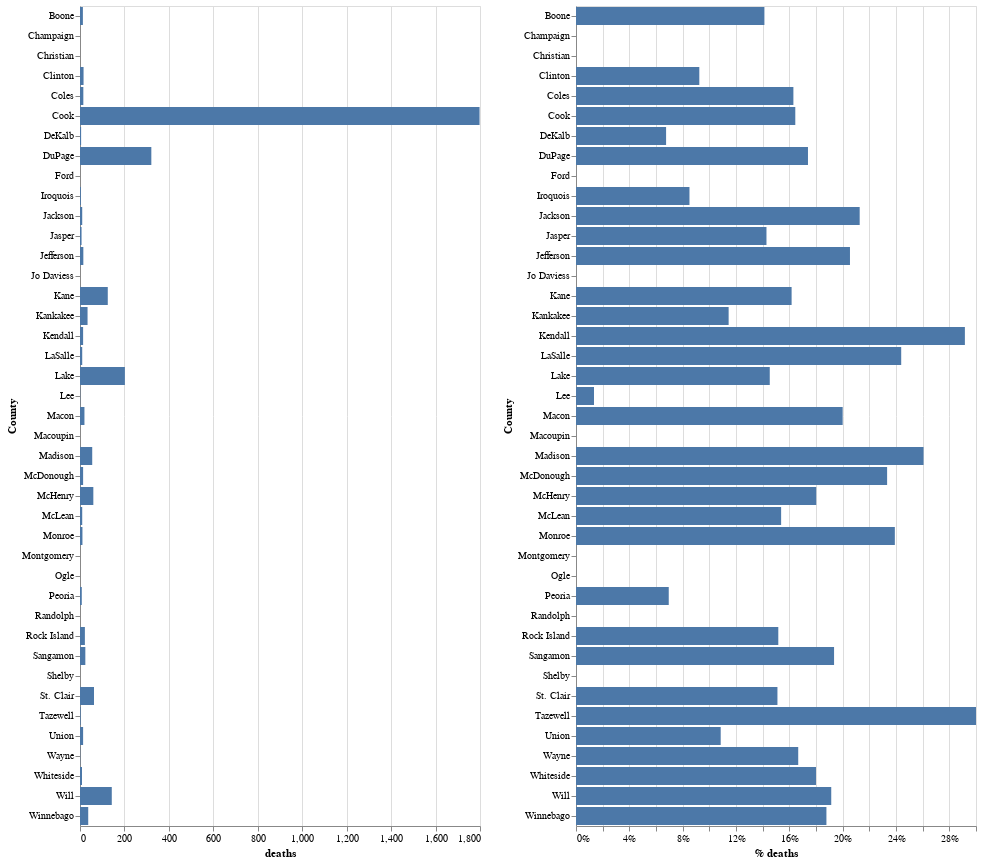

Notebook code for this chart:
### Code cell
import altair as alt
from vega_datasets import data
df1=df_county.sort_values(by=['deaths'], ascending=False).reset_index()
cols = ['Deaths Non LTC', 'LTC Deaths']
cols = ['LTC Deaths', 'Deaths Non LTC']


chart1 = alt.Chart(df_county.sort_values(by=['deaths'], ascending=False).reset_index()).mark_bar().encode(
    x='deaths:Q',
    y=alt.Y('County:O'),
    tooltip=['County', 'deaths', 'confirmed_cases', '% deaths']
)
chart2=chart1.encode(x=alt.X('% deaths', axis=alt.Axis(format='%')))
#chart2=chart1.encode(x=alt.X('% deaths'))


chart1 | chart2

### Figure 1 — Vega-Lite specification as saved in the notebook (floating-point values rounded to 4 significant figures)
{"config": {"view": {"continuousWidth": 400, "continuousHeight": 300}}, "hconcat": [{"mark": "bar", "encoding": {"tooltip": [{"type": "nominal", "field": "County"}, {"type": "quantitative", "field": "deaths"}, {"type": "quantitative", "field": "confirmed_cases"}, {"type": "quantitative", "field": "% deaths"}], "x": {"type": "quantitative", "field": "deaths"}, "y": {"type": "ordinal", "field": "County"}}}, {"mark": "bar", "encoding": {"tooltip": [{"type": "nominal", "field": "County"}, {"type": "quantitative", "field": "deaths"}, {"type": "quantitative", "field": "confirmed_cases"}, {"type": "quantitative", "field": "% deaths"}], "x": {"type": "quantitative", "axis": {"format": "%"}, "field": "% deaths"}, "y": {"type": "ordinal", "field": "County"}}}], "data": {"name": "data-c464f7f0195ee7c06e23e24add3847c0"}, "$schema": "https://vega.github.io/schema/vega-lite/v4.8.1.json", "datasets": {"data-c464f7f0195ee7c06e23e24add3847c0": [{"County": "Cook", "confirmed_cases": 10932, "deaths": 1798, "% deaths": 0.1645, "num of facilities": 267}, {"County": "DuPage", "confirmed_cases": 1845, "deaths": 321, "% deaths": 0.174, "num of facilities": 58}, {"County": "Lake", "confirmed_cases": 1390, "deaths": 202, "% deaths": 0.1453, "num of facilities": 41}, {"County": "Will", "confirmed_cases": 747, "deaths": 143, "% deaths": 0.1914, "num of facilities": 28}, {"County": "Kane", "confirmed_cases": 773, "deaths": 125, "% deaths": 0.1617, "num of facilities": 28}, {"County": "St. Clair", "confirmed_cases": 417, "deaths": 63, "% deaths": 0.1511, "num of facilities": 13}, {"County": "McHenry", "confirmed_cases": 333, "deaths": 60, "% deaths": 0.1802, "num of facilities": 10}, {"County": "Madison", "confirmed_cases": 211, "deaths": 55, "% deaths": 0.2607, "num of facilities": 7}, {"County": "Winnebago", "confirmed_cases": 197, "deaths": 37, "% deaths": 0.1878, "num of facilities": 17}, {"County": "Kankakee", "confirmed_cases": 297, "deaths": 34, "% deaths": 0.1145, "num of facilities": 11}, {"County": "Sangamon", "confirmed_cases": 124, "deaths": 24, "% deaths": 0.1935, "num of facilities": 2}, {"County": "Rock Island", "confirmed_cases": 145, "deaths": 22, "% deaths": 0.1517, "num of facilities": 9}, {"County": "Macon", "confirmed_cases": 100, "deaths": 20, "% deaths": 0.2, "num of facilities": 3}, {"County": "Clinton", "confirmed_cases": 173, "deaths": 16, "% deaths": 0.09249, "num of facilities": 3}, {"County": "Coles", "confirmed_cases": 92, "deaths": 15, "% deaths": 0.163, "num of facilities": 3}, {"County": "Jefferson", "confirmed_cases": 73, "deaths": 15, "% deaths": 0.2055, "num of facilities": 1}, {"County": "Union", "confirmed_cases": 129, "deaths": 14, "% deaths": 0.1085, "num of facilities": 3}, {"County": "McDonough", "confirmed_cases": 60, "deaths": 14, "% deaths": 0.2333, "num of facilities": 3}, {"County": "Kendall", "confirmed_cases": 48, "deaths": 14, "% deaths": 0.2917, "num of facilities": 3}, {"County": "Boone", "confirmed_cases": 92, "deaths": 13, "% deaths": 0.1413, "num of facilities": 2}, {"County": "Monroe", "confirmed_cases": 46, "deaths": 11, "% deaths": 0.2391, "num of facilities": 3}, {"County": "Jackson", "confirmed_cases": 47, "deaths": 10, "% deaths": 0.2128, "num of facilities": 2}, {"County": "LaSalle", "confirmed_cases": 41, "deaths": 10, "% deaths": 0.2439, "num of facilities": 1}, {"County": "McLean", "confirmed_cases": 65, "deaths": 10, "% deaths": 0.1538, "num of facilities": 3}, {"County": "Whiteside", "confirmed_cases": 50, "deaths": 9, "% deaths": 0.18, "num of facilities": 4}, {"County": "Peoria", "confirmed_cases": 115, "deaths": 8, "% deaths": 0.06957, "num of facilities": 7}, {"County": "Jasper", "confirmed_cases": 49, "deaths": 7, "% deaths": 0.1429, "num of facilities": 1}, {"County": "DeKalb", "confirmed_cases": 74, "deaths": 5, "% deaths": 0.06757, "num of facilities": 3}, {"County": "Iroquois", "confirmed_cases": 47, "deaths": 4, "% deaths": 0.08511, "num of facilities": 2}, {"County": "Tazewell", "confirmed_cases": 10, "deaths": 3, "% deaths": 0.3, "num of facilities": 2}, {"County": "Lee", "confirmed_cases": 74, "deaths": 1, "% deaths": 0.01351, "num of facilities": 1}, {"County": "Wayne", "confirmed_cases": 6, "deaths": 1, "% deaths": 0.1667, "num of facilities": 1}, {"County": "Christian", "confirmed_cases": 2, "deaths": 0, "% deaths": 0.0, "num of facilities": 1}, {"County": "Jo Daviess", "confirmed_cases": 2, "deaths": 0, "% deaths": 0.0, "num of facilities": 1}, {"County": "Shelby", "confirmed_cases": 6, "deaths": 0, "% deaths": 0.0, "num of facilities": 1}, {"County": "Randolph", "confirmed_cases": 4, "deaths": 0, "% deaths": 0.0, "num of facilities": 2}, {"County": "Ogle", "confirmed_cases": 2, "deaths": 0, "% deaths": 0.0, "num of facilities": 1}, {"County": "Ford", "confirmed_cases": 2, "deaths": 0, "% deaths": 0.0, "num of facilities": 1}, {"County": "Macoupin", "confirmed_cases": 6, "deaths": 0, "% deaths": 0.0, "num of facilities": 2}, {"County": "Champaign", "confirmed_cases": 13, "deaths": 0, "% deaths": 0.0, "num of facilities": 2}, {"County": "Montgomery", "confirmed_cases": 2, "deaths": 0, "% deaths": 0.0, "num of facilities": 1}]}}
